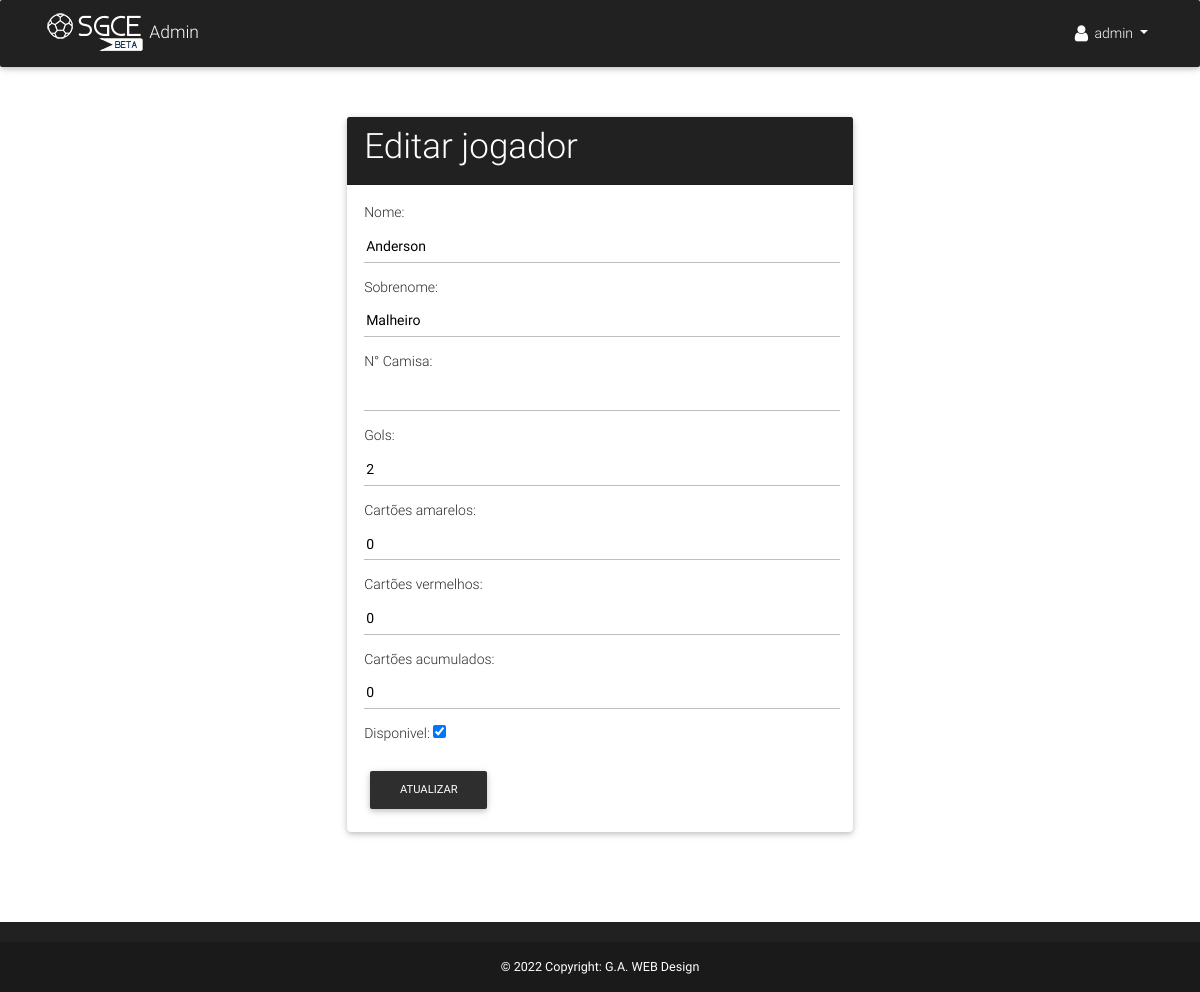
The page /manager/campeonato/1/editar_jogador/1/ (signed in) on the database as committed earlier.
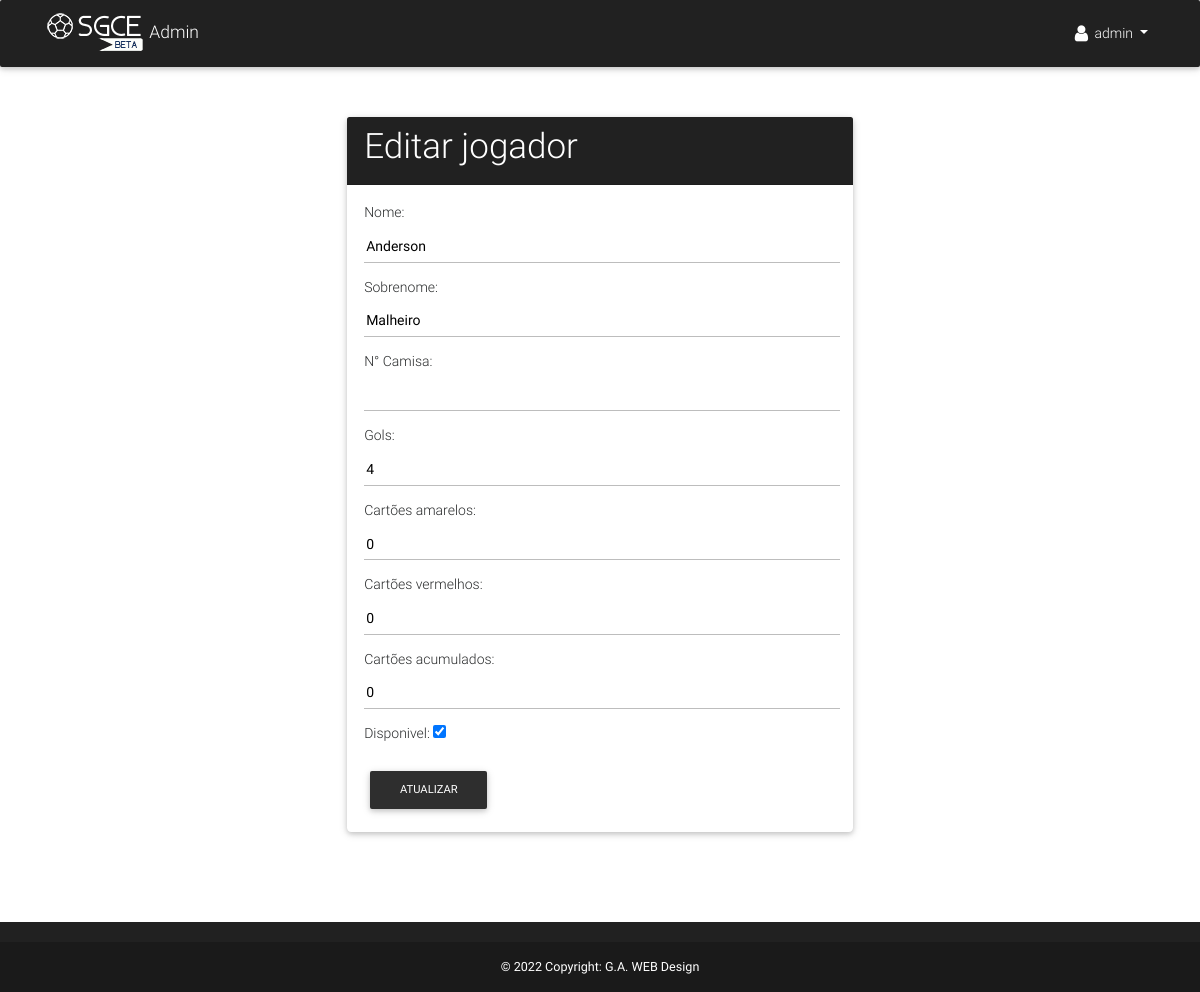
The same page on the database as committed later.
### app/models.py (models this page shows, shortened)
class Jogador(models.Model):
    nome = models.CharField('Nome', max_length=50)
    sobrenome = models.CharField('Sobrenome', max_length=100)
    apelido = models.CharField('Apelido', max_length=30, null=True, blank=True)
    idade = models.PositiveIntegerField('Idade', null=True, blank=True)
    camisa = models.PositiveIntegerField('N° Camisa', null=True, blank=True)
    rua = models.CharField('Rua', max_length=50)
    bairro = models.CharField('Bairro', max_length=50)
    cidade = models.CharField('Cidade', max_length=50)
    total_gols = models.PositiveIntegerField('Gols', default=0)
    total_gols_contra = models.PositiveIntegerField('Gols contra', default=0)
    total_cartoes_amarelos = models.PositiveIntegerField('Cartões amarelos', default=0)
    total_cartoes_vermelhos = models.PositiveIntegerField('Cartões vermelhos', default=0)
    cartoes_acumulados = models.PositiveIntegerField('Cartões acumulados', default=0)
    disponivel = models.BooleanField(default=True)
    equipe = models.ForeignKey(Equipe, verbose_name='Equipe')
    foto = models.ImageField('Foto', upload_to='fotos/', null=True, blank=True)
    campeonato = models.PositiveIntegerField('Campeonato', default=0)
    created_at = models.DateTimeField(auto_now_add=True)
    class Meta:
        verbose_name='Jogador'
        verbose_name_plural = 'Jogadores'

### app/views.py (the view)
# urls.py: url(r'^manager/campeonato/(?P<c>[0-9]+)/editar_jogador/(?P<pk>[0-9]+)/$', jogador_edit, name='jogador_edit'),
@login_required(login_url='/manager/login/')
def jogador_edit(request, c, pk):
    jogador = get_object_or_404(Jogador, pk = pk)
    if request.method == 'POST':
        form = UpdateJogador(request.POST, instance = jogador)
        if form.is_valid():
            jogador.save()
            return redirect('list_jogador', pk = c)
    else:
        form = UpdateJogador(instance = jogador)
    return render(request, 'manager/update/editar_jogador.html', {'form': form})

### app/forms.py
class UpdateJogador(ModelForm):
    class Meta:
        model = Jogador
        fields = ['nome', 'sobrenome', 'camisa', 'total_gols', 'total_cartoes_amarelos', 'total_cartoes_vermelhos', 'cartoes_acumulados', 'disponivel']

### app/templates/manager/update/editar_jogador.html (shortened to what this page needs)
{% extends 'manager/base.html' %}
{% block content %}
<br><br>
<div class="row" style="padding: 3%;">
  <div class="col-lg-12">
    <div class="row justify-content-center">
      <div class="col-lg-6">
        <div class="card">
          <div class="card-header elegant-color-dark white-text">
            <h1 class="h1-responsive">Editar jogador</h1>
          </div>
          <div class="card-body">
            <form method="post">
              {{ form.as_p }}
              <button type="submit" class="btn btn-elegant">Atualizar</button>
            </form>
          </div>
        </div>
      </div>
    </div>
  </div>
</div>
{% endblock %}

Rows that differ between the two databases and show on the page:
changed Jogador "Anderson": total_gols "2" → "4"
